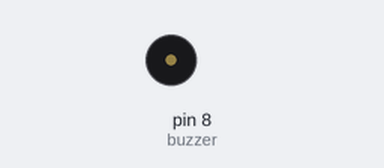
A sketch run on a simulated Arduino Uno, built with avr-gcc and run on an emulated ATmega328P. Shown: buzzer (waves = sounding).

Above: at 0.61 s.
At 4.7 s:
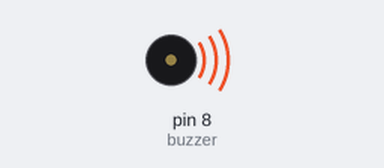
Timing chart, 0 to 6.0 s (numbered marks = the images above):
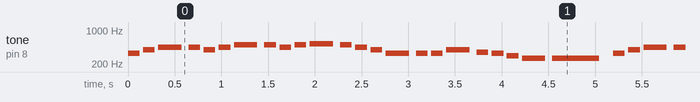

Measured:
- by itself, tone on pin 8 (buzzer): plays 330 Hz for 0.13 s, 392 Hz for 0.13 s, 440 Hz for 0.25 s, 440 Hz for 0.13 s, 392 Hz for 0.13 s, 440 Hz for 0.13 s … (577 notes in this stretch)

The sketch:

himno_nac_argentino.ino
```cpp
// Pines y duraciones de las notas
const int buzzer = 8; // Cambia al pin donde tienes conectado el buzzer

// Notas musicales (frecuencia en Hz)
#define C4  262
#define D4  294
#define E4  330
#define F4  349
#define G4  392
#define A4  440
#define B4  494
#define C5  523
#define D5  587
#define E5  659
#define F5  698
#define G5  784

// Melodía del estribillo del Himno Nacional Argentino
int melody[] = {
  E4, G4, A4, A4, G4, A4, B4, B4, A4, B4, C5, B4, A4, G4,
  E4, E4, E4, G4, F4, E4, D4, C4, C4
};

// Duración de las notas (4=croche, 8=fusa, etc.)
int noteDurations[] = {
  8, 8, 4, 8, 8, 8, 4, 8, 8, 8, 4, 8, 8, 8,
  4, 8, 8, 4, 8, 8, 8, 4, 2
};

void setup() {

}

void loop() {
   // Reproducción de la melodía
  for (int thisNote = 0; thisNote < sizeof(melody) / sizeof(melody[0]); thisNote++) {
    int noteDuration = 1000 / noteDurations[thisNote];
    tone(buzzer, melody[thisNote], noteDuration);

    // Pausa entre notas
    int pauseBetweenNotes = noteDuration * 1.3;
    delay(pauseBetweenNotes);

    // Apagar buzzer después de cada nota
    noTone(buzzer);
  }
}
```
